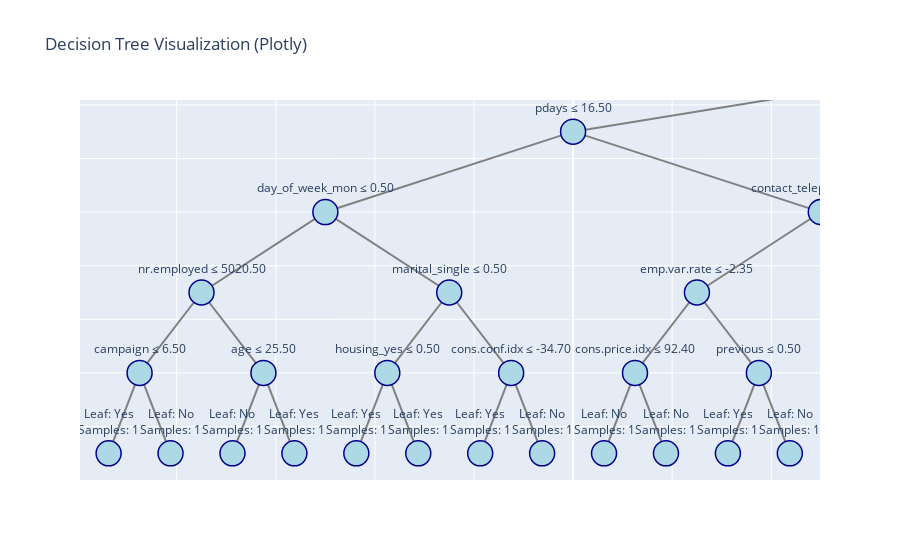

The notebook cell this image was saved under:
### Code cell
import plotly.graph_objects as go
from sklearn.tree import _tree

def plot_tree_plotly(tree, feature_names, class_names):
    tree_ = tree.tree_
    feature_name = [
        feature_names[i] if i != _tree.TREE_UNDEFINED else "undefined!"
        for i in tree_.feature
    ]

    def recurse(node, depth=0, x=0.5, y=1.0, dx=1.0):
        if tree_.feature[node] != _tree.TREE_UNDEFINED:
            name = feature_name[node]
            threshold = tree_.threshold[node]

            left_x = x - dx / (2 ** (depth + 1))
            right_x = x + dx / (2 ** (depth + 1))
            new_y = y - 0.15

            nodes.append(dict(x=x, y=y, text=f"{name} ≤ {threshold:.2f}", node=node))

            edges.append(dict(x0=x, y0=y, x1=left_x, y1=new_y))
            recurse(tree_.children_left[node], depth + 1, left_x, new_y, dx)

            edges.append(dict(x0=x, y0=y, x1=right_x, y1=new_y))
            recurse(tree_.children_right[node], depth + 1, right_x, new_y, dx)
        else:
            value = tree_.value[node][0]
            class_label = class_names[value.argmax()]
            nodes.append(dict(x=x, y=y, text=f"Leaf: {class_label}<br>Samples: {int(value.sum())}", node=node))

    nodes = []
    edges = []

    recurse(0)

    edge_x = []
    edge_y = []
    for edge in edges:
        edge_x += [edge["x0"], edge["x1"], None]
        edge_y += [edge["y0"], edge["y1"], None]

    fig = go.Figure()

    fig.add_trace(go.Scatter(
        x=edge_x, y=edge_y,
        mode='lines',
        line=dict(color='gray'),
        hoverinfo='none'
    ))

    for node in nodes:
        fig.add_trace(go.Scatter(
            x=[node["x"]],
            y=[node["y"]],
            text=[node["text"]],
            mode="markers+text",
            textposition="top center",
            marker=dict(size=25, color="lightblue", line=dict(width=1.5, color='darkblue'))
        ))

    fig.update_layout(
        showlegend=False,
        xaxis=dict(showticklabels=False, range=[0, 1]),
        yaxis=dict(showticklabels=False, range=[0, 1.2]),
        title="Decision Tree Visualization (Plotly)",
        height=700
    )

    fig.show()

# Call with your trained classifier
plot_tree_plotly(clf, feature_names=X.columns, class_names=['No', 'Yes'])

### Figure 1 — Plotly figure (JSON) as saved in the notebook; plotly's stock layout.template omitted (floating-point values rounded to 4 significant figures; data arrays with more than 128 entries replaced by an {"elided": "..."} marker saying what was removed)
{"data": [{"hoverinfo": "none", "line": {"color": "gray"}, "mode": "lines", "type": "scatter", "x": {"elided": "186 float values"}, "y": {"elided": "186 float values"}}, {"marker": {"color": "lightblue", "line": {"color": "darkblue", "width": 1.5}, "size": 25}, "mode": "markers+text", "text": ["nr.employed ≤ 5087.65"], "textposition": "top center", "type": "scatter", "x": [0.5], "y": [1]}, {"marker": {"color": "lightblue", "line": {"color": "darkblue", "width": 1.5}, "size": 25}, "mode": "markers+text", "text": ["pdays ≤ 16.50"], "textposition": "top center", "type": "scatter", "x": [0], "y": [0.85]}, {"marker": {"color": "lightblue", "line": {"color": "darkblue", "width": 1.5}, "size": 25}, "mode": "markers+text", "text": ["day_of_week_mon ≤ 0.50"], "textposition": "top center", "type": "scatter", "x": [-0.25], "y": [0.7]}, {"marker": {"color": "lightblue", "line": {"color": "darkblue", "width": 1.5}, "size": 25}, "mode": "markers+text", "text": ["nr.employed ≤ 5020.50"], "textposition": "top center", "type": "scatter", "x": [-0.375], "y": [0.55]}, {"marker": {"color": "lightblue", "line": {"color": "darkblue", "width": 1.5}, "size": 25}, "mode": "markers+text", "text": ["campaign ≤ 6.50"], "textposition": "top center", "type": "scatter", "x": [-0.4375], "y": [0.4]}, {"marker": {"color": "lightblue", "line": {"color": "darkblue", "width": 1.5}, "size": 25}, "mode": "markers+text", "text": ["Leaf: Yes<br>Samples: 1"], "textposition": "top center", "type": "scatter", "x": [-0.4688], "y": [0.25]}, {"marker": {"color": "lightblue", "line": {"color": "darkblue", "width": 1.5}, "size": 25}, "mode": "markers+text", "text": ["Leaf: No<br>Samples: 1"], "textposition": "top center", "type": "scatter", "x": [-0.4062], "y": [0.25]}, {"marker": {"color": "lightblue", "line": {"color": "darkblue", "width": 1.5}, "size": 25}, "mode": "markers+text", "text": ["age ≤ 25.50"], "textposition": "top center", "type": "scatter", "x": [-0.3125], "y": [0.4]}, {"marker": {"color": "lightblue", "line": {"color": "darkblue", "width": 1.5}, "size": 25}, "mode": "markers+text", "text": ["Leaf: No<br>Samples: 1"], "textposition": "top center", "type": "scatter", "x": [-0.3438], "y": [0.25]}, {"marker": {"color": "lightblue", "line": {"color": "darkblue", "width": 1.5}, "size": 25}, "mode": "markers+text", "text": ["Leaf: Yes<br>Samples: 1"], "textposition": "top center", "type": "scatter", "x": [-0.2812], "y": [0.25]}, {"marker": {"color": "lightblue", "line": {"color": "darkblue", "width": 1.5}, "size": 25}, "mode": "markers+text", "text": ["marital_single ≤ 0.50"], "textposition": "top center", "type": "scatter", "x": [-0.125], "y": [0.55]}, {"marker": {"color": "lightblue", "line": {"color": "darkblue", "width": 1.5}, "size": 25}, "mode": "markers+text", "text": ["housing_yes ≤ 0.50"], "textposition": "top center", "type": "scatter", "x": [-0.1875], "y": [0.4]}, {"marker": {"color": "lightblue", "line": {"color": "darkblue", "width": 1.5}, "size": 25}, "mode": "markers+text", "text": ["Leaf: Yes<br>Samples: 1"], "textposition": "top center", "type": "scatter", "x": [-0.2188], "y": [0.25]}, {"marker": {"color": "lightblue", "line": {"color": "darkblue", "width": 1.5}, "size": 25}, "mode": "markers+text", "text": ["Leaf: Yes<br>Samples: 1"], "textposition": "top center", "type": "scatter", "x": [-0.1562], "y": [0.25]}, {"marker": {"color": "lightblue", "line": {"color": "darkblue", "width": 1.5}, "size": 25}, "mode": "markers+text", "text": ["cons.conf.idx ≤ -34.70"], "textposition": "top center", "type": "scatter", "x": [-0.0625], "y": [0.4]}, {"marker": {"color": "lightblue", "line": {"color": "darkblue", "width": 1.5}, "size": 25}, "mode": "markers+text", "text": ["Leaf: Yes<br>Samples: 1"], "textposition": "top center", "type": "scatter", "x": [-0.09375], "y": [0.25]}, {"marker": {"color": "lightblue", "line": {"color": "darkblue", "width": 1.5}, "size": 25}, "mode": "markers+text", "text": ["Leaf: No<br>Samples: 1"], "textposition": "top center", "type": "scatter", "x": [-0.03125], "y": [0.25]}, {"marker": {"color": "lightblue", "line": {"color": "darkblue", "width": 1.5}, "size": 25}, "mode": "markers+text", "text": ["contact_telephone ≤ 0.50"], "textposition": "top center", "type": "scatter", "x": [0.25], "y": [0.7]}, {"marker": {"color": "lightblue", "line": {"color": "darkblue", "width": 1.5}, "size": 25}, "mode": "markers+text", "text": ["emp.var.rate ≤ -2.35"], "textposition": "top center", "type": "scatter", "x": [0.125], "y": [0.55]}, {"marker": {"color": "lightblue", "line": {"color": "darkblue", "width": 1.5}, "size": 25}, "mode": "markers+text", "text": ["cons.price.idx ≤ 92.40"], "textposition": "top center", "type": "scatter", "x": [0.0625], "y": [0.4]}, {"marker": {"color": "lightblue", "line": {"color": "darkblue", "width": 1.5}, "size": 25}, "mode": "markers+text", "text": ["Leaf: No<br>Samples: 1"], "textposition": "top center", "type": "scatter", "x": [0.03125], "y": [0.25]}, {"marker": {"color": "lightblue", "line": {"color": "darkblue", "width": 1.5}, "size": 25}, "mode": "markers+text", "text": ["Leaf: No<br>Samples: 1"], "textposition": "top center", "type": "scatter", "x": [0.09375], "y": [0.25]}, {"marker": {"color": "lightblue", "line": {"color": "darkblue", "width": 1.5}, "size": 25}, "mode": "markers+text", "text": ["previous ≤ 0.50"], "textposition": "top center", "type": "scatter", "x": [0.1875], "y": [0.4]}, {"marker": {"color": "lightblue", "line": {"color": "darkblue", "width": 1.5}, "size": 25}, "mode": "markers+text", "text": ["Leaf: Yes<br>Samples: 1"], "textposition": "top center", "type": "scatter", "x": [0.1562], "y": [0.25]}, {"marker": {"color": "lightblue", "line": {"color": "darkblue", "width": 1.5}, "size": 25}, "mode": "markers+text", "text": ["Leaf: No<br>Samples: 1"], "textposition": "top center", "type": "scatter", "x": [0.2188], "y": [0.25]}, {"marker": {"color": "lightblue", "line": {"color": "darkblue", "width": 1.5}, "size": 25}, "mode": "markers+text", "text": ["euribor3m ≤ 0.67"], "textposition": "top center", "type": "scatter", "x": [0.375], "y": [0.55]}, {"marker": {"color": "lightblue", "line": {"color": "darkblue", "width": 1.5}, "size": 25}, "mode": "markers+text", "text": ["cons.price.idx ≤ 93.56"], "textposition": "top center", "type": "scatter", "x": [0.3125], "y": [0.4]}, {"marker": {"color": "lightblue", "line": {"color": "darkblue", "width": 1.5}, "size": 25}, "mode": "markers+text", "text": ["Leaf: No<br>Samples: 1"], "textposition": "top center", "type": "scatter", "x": [0.2812], "y": [0.25]}, {"marker": {"color": "lightblue", "line": {"color": "darkblue", "width": 1.5}, "size": 25}, "mode": "markers+text", "text": ["Leaf: Yes<br>Samples: 1"], "textposition": "top center", "type": "scatter", "x": [0.3438], "y": [0.25]}, {"marker": {"color": "lightblue", "line": {"color": "darkblue", "width": 1.5}, "size": 25}, "mode": "markers+text", "text": ["cons.conf.idx ≤ -35.55"], "textposition": "top center", "type": "scatter", "x": [0.4375], "y": [0.4]}, {"marker": {"color": "lightblue", "line": {"color": "darkblue", "width": 1.5}, "size": 25}, "mode": "markers+text", "text": ["Leaf: No<br>Samples: 1"], "textposition": "top center", "type": "scatter", "x": [0.4062], "y": [0.25]}, {"marker": {"color": "lightblue", "line": {"color": "darkblue", "width": 1.5}, "size": 25}, "mode": "markers+text", "text": ["Leaf: No<br>Samples: 1"], "textposition": "top center", "type": "scatter", "x": [0.4688], "y": [0.25]}, {"marker": {"color": "lightblue", "line": {"color": "darkblue", "width": 1.5}, "size": 25}, "mode": "markers+text", "text": ["cons.conf.idx ≤ -46.65"], "textposition": "top center", "type": "scatter", "x": [1], "y": [0.85]}, {"marker": {"color": "lightblue", "line": {"color": "darkblue", "width": 1.5}, "size": 25}, "mode": "markers+text", "text": ["euribor3m ≤ 1.38"], "textposition": "top center", "type": "scatter", "x": [0.75], "y": [0.7]}, {"marker": {"color": "lightblue", "line": {"color": "darkblue", "width": 1.5}, "size": 25}, "mode": "markers+text", "text": ["pdays ≤ 6.50"], "textposition": "top center", "type": "scatter", "x": [0.625], "y": [0.55]}, {"marker": {"color": "lightblue", "line": {"color": "darkblue", "width": 1.5}, "size": 25}, "mode": "markers+text", "text": ["age ≤ 67.50"], "textposition": "top center", "type": "scatter", "x": [0.5625], "y": [0.4]}, {"marker": {"color": "lightblue", "line": {"color": "darkblue", "width": 1.5}, "size": 25}, "mode": "markers+text", "text": ["Leaf: Yes<br>Samples: 1"], "textposition": "top center", "type": "scatter", "x": [0.5312], "y": [0.25]}, {"marker": {"color": "lightblue", "line": {"color": "darkblue", "width": 1.5}, "size": 25}, "mode": "markers+text", "text": ["Leaf: No<br>Samples: 1"], "textposition": "top center", "type": "scatter", "x": [0.5938], "y": [0.25]}, {"marker": {"color": "lightblue", "line": {"color": "darkblue", "width": 1.5}, "size": 25}, "mode": "markers+text", "text": ["campaign ≤ 3.50"], "textposition": "top center", "type": "scatter", "x": [0.6875], "y": [0.4]}, {"marker": {"color": "lightblue", "line": {"color": "darkblue", "width": 1.5}, "size": 25}, "mode": "markers+text", "text": ["Leaf: No<br>Samples: 1"], "textposition": "top center", "type": "scatter", "x": [0.6562], "y": [0.25]}, {"marker": {"color": "lightblue", "line": {"color": "darkblue", "width": 1.5}, "size": 25}, "mode": "markers+text", "text": ["Leaf: No<br>Samples: 1"], "textposition": "top center", "type": "scatter", "x": [0.7188], "y": [0.25]}, {"marker": {"color": "lightblue", "line": {"color": "darkblue", "width": 1.5}, "size": 25}, "mode": "markers+text", "text": ["euribor3m ≤ 1.53"], "textposition": "top center", "type": "scatter", "x": [0.875], "y": [0.55]}, {"marker": {"color": "lightblue", "line": {"color": "darkblue", "width": 1.5}, "size": 25}, "mode": "markers+text", "text": ["age ≤ 26.50"], "textposition": "top center", "type": "scatter", "x": [0.8125], "y": [0.4]}, {"marker": {"color": "lightblue", "line": {"color": "darkblue", "width": 1.5}, "size": 25}, "mode": "markers+text", "text": ["Leaf: No<br>Samples: 1"], "textposition": "top center", "type": "scatter", "x": [0.7812], "y": [0.25]}, {"marker": {"color": "lightblue", "line": {"color": "darkblue", "width": 1.5}, "size": 25}, "mode": "markers+text", "text": ["Leaf: No<br>Samples: 1"], "textposition": "top center", "type": "scatter", "x": [0.8438], "y": [0.25]}, {"marker": {"color": "lightblue", "line": {"color": "darkblue", "width": 1.5}, "size": 25}, "mode": "markers+text", "text": ["day_of_week_wed ≤ 0.50"], "textposition": "top center", "type": "scatter", "x": [0.9375], "y": [0.4]}, {"marker": {"color": "lightblue", "line": {"color": "darkblue", "width": 1.5}, "size": 25}, "mode": "markers+text", "text": ["Leaf: No<br>Samples: 1"], "textposition": "top center", "type": "scatter", "x": [0.9062], "y": [0.25]}, {"marker": {"color": "lightblue", "line": {"color": "darkblue", "width": 1.5}, "size": 25}, "mode": "markers+text", "text": ["Leaf: Yes<br>Samples: 1"], "textposition": "top center", "type": "scatter", "x": [0.9688], "y": [0.25]}, {"marker": {"color": "lightblue", "line": {"color": "darkblue", "width": 1.5}, "size": 25}, "mode": "markers+text", "text": ["month_oct ≤ 0.50"], "textposition": "top center", "type": "scatter", "x": [1.25], "y": [0.7]}, {"marker": {"color": "lightblue", "line": {"color": "darkblue", "width": 1.5}, "size": 25}, "mode": "markers+text", "text": ["pdays ≤ 505.50"], "textposition": "top center", "type": "scatter", "x": [1.125], "y": [0.55]}, {"marker": {"color": "lightblue", "line": {"color": "darkblue", "width": 1.5}, "size": 25}, "mode": "markers+text", "text": ["education_basic.6y ≤ 0.50"], "textposition": "top center", "type": "scatter", "x": [1.062], "y": [0.4]}, {"marker": {"color": "lightblue", "line": {"color": "darkblue", "width": 1.5}, "size": 25}, "mode": "markers+text", "text": ["Leaf: No<br>Samples: 1"], "textposition": "top center", "type": "scatter", "x": [1.031], "y": [0.25]}, {"marker": {"color": "lightblue", "line": {"color": "darkblue", "width": 1.5}, "size": 25}, "mode": "markers+text", "text": ["Leaf: Yes<br>Samples: 1"], "textposition": "top center", "type": "scatter", "x": [1.094], "y": [0.25]}, {"marker": {"color": "lightblue", "line": {"color": "darkblue", "width": 1.5}, "size": 25}, "mode": "markers+text", "text": ["contact_telephone ≤ 0.50"], "textposition": "top center", "type": "scatter", "x": [1.188], "y": [0.4]}, {"marker": {"color": "lightblue", "line": {"color": "darkblue", "width": 1.5}, "size": 25}, "mode": "markers+text", "text": ["Leaf: No<br>Samples: 1"], "textposition": "top center", "type": "scatter", "x": [1.156], "y": [0.25]}, {"marker": {"color": "lightblue", "line": {"color": "darkblue", "width": 1.5}, "size": 25}, "mode": "markers+text", "text": ["Leaf: No<br>Samples: 1"], "textposition": "top center", "type": "scatter", "x": [1.219], "y": [0.25]}, {"marker": {"color": "lightblue", "line": {"color": "darkblue", "width": 1.5}, "size": 25}, "mode": "markers+text", "text": ["age ≤ 48.50"], "textposition": "top center", "type": "scatter", "x": [1.375], "y": [0.55]}, {"marker": {"color": "lightblue", "line": {"color": "darkblue", "width": 1.5}, "size": 25}, "mode": "markers+text", "text": ["education_basic.9y ≤ 0.50"], "textposition": "top center", "type": "scatter", "x": [1.312], "y": [0.4]}, {"marker": {"color": "lightblue", "line": {"color": "darkblue", "width": 1.5}, "size": 25}, "mode": "markers+text", "text": ["Leaf: Yes<br>Samples: 1"], "textposition": "top center", "type": "scatter", "x": [1.281], "y": [0.25]}, {"marker": {"color": "lightblue", "line": {"color": "darkblue", "width": 1.5}, "size": 25}, "mode": "markers+text", "text": ["Leaf: No<br>Samples: 1"], "textposition": "top center", "type": "scatter", "x": [1.344], "y": [0.25]}, {"marker": {"color": "lightblue", "line": {"color": "darkblue", "width": 1.5}, "size": 25}, "mode": "markers+text", "text": ["job_unknown ≤ 0.50"], "textposition": "top center", "type": "scatter", "x": [1.438], "y": [0.4]}, {"marker": {"color": "lightblue", "line": {"color": "darkblue", "width": 1.5}, "size": 25}, "mode": "markers+text", "text": ["Leaf: No<br>Samples: 1"], "textposition": "top center", "type": "scatter", "x": [1.406], "y": [0.25]}, {"marker": {"color": "lightblue", "line": {"color": "darkblue", "width": 1.5}, "size": 25}, "mode": "markers+text", "text": ["Leaf: Yes<br>Samples: 1"], "textposition": "top center", "type": "scatter", "x": [1.469], "y": [0.25]}], "layout": {"autosize": true, "dragmode": "zoom", "showlegend": false, "title": {"text": "Decision Tree Visualization (Plotly)"}, "xaxis": {"autorange": false, "range": [-0.4976, 0.2492], "showticklabels": false, "type": "linear"}, "yaxis": {"autorange": false, "range": [0.2003, 0.909], "showticklabels": false, "type": "linear"}}}
